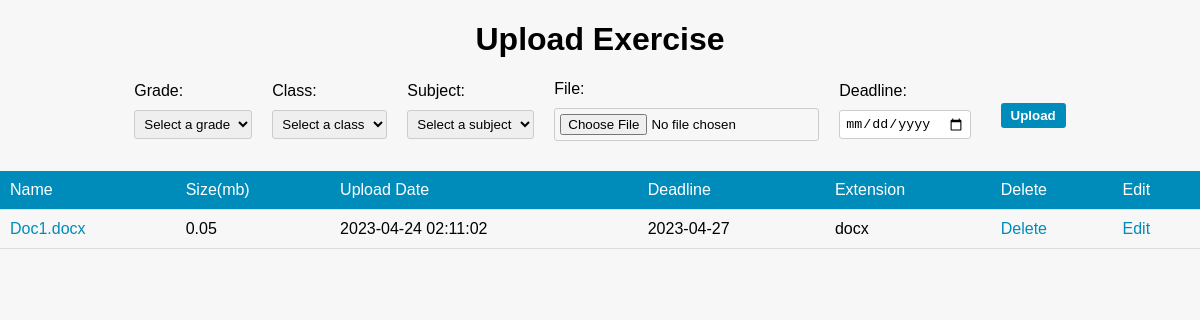
/ex_upload.php, run on the app's committed database.
### tables this page shows
CREATE TABLE IF NOT EXISTS `exercise` (
  `exerciseID` int NOT NULL AUTO_INCREMENT,
  `grade` int NOT NULL,
  `class` varchar(50) NOT NULL,
  `subjectCode` varchar(10) NOT NULL,
  `file_name` varchar(255) DEFAULT NULL,
  `file_size` int DEFAULT NULL,
  `file_type` varchar(50) DEFAULT NULL,
  `file_path` varchar(255) DEFAULT NULL,
  `deadline` date DEFAULT NULL,
  `upload_date` timestamp NULL DEFAULT NULL,
  `staffCode` varchar(20) DEFAULT NULL,
  PRIMARY KEY (`exerciseID`)
);

### ex_upload.php (the view, shortened to what this page needs)
<!DOCTYPE html>
<html>
    <head>
        <link href="css/ex_upload.css" rel="stylesheet" type="text/css"/>
    </head>
    <body>
        <h1>Upload Exercise</h1>
        <form name="uploadForm" action="<?php echo htmlspecialchars($_SERVER["PHP_SELF"]); ?>" method="POST" enctype="multipart/form-data" onsubmit="return validateForm()">
            <div class="form-group">
                <label for="grade">Grade:</label>
                <select name="grade" id="grade">
                    <option value="">Select a grade</option>
                </select>
            </div>
            <div class="form-group">
                <label for="class">Class:</label>
                <select name="class" id="class">
                    <option value="">Select a class</option>
                </select>
            </div>
            <div class="form-group">
                <label for="subject">Subject:</label>
                <select name="subject" id="subject">
                    <option value="">Select a subject</option>
                </select>
            </div>
            <div class="form-group">
                <label for="file">File:</label>
                <input type="file" name="file" id="file">
            </div>
            <div class="form-group">
                <label for="deadline">Deadline:</label>
                <input type="date" name="deadline" id="deadline">
            </div>
            <input type="submit" value="Upload" name="submit">
        </form>
        <table>
            <tr>
                <th>Name</th>
                <th>Size(mb)</th>
                <th>Upload Date</th>
                <th>Deadline</th>
                <th>Extension</th>
                <th>Delete</th>
                <th>Edit</th>
            </tr>
            <?php
            $servername = "localhost";
            $username = "root";
            $password = "";
            $dbname = "fyp";
            $conn = new mysqli($servername, $username, $password, $dbname);
            $sql = "SELECT * FROM exercise";
            $result = $conn->query($sql);
            if ($result->num_rows > 0) {
                while ($row = $result->fetch_assoc()) {
                    $fileSizeMb = round(($row["file_size"] / 1048576), 2);
                    $extension = pathinfo($row["file_name"], PATHINFO_EXTENSION);
                    echo "<tr>";
                    echo "<td><a href='" . $row["file_path"] . "' target='_blank'>" . $row["file_name"] . "</a></td>";
                    echo "<td>" . $fileSizeMb . "</td>";
                    echo "<td>" . $row["upload_date"] . "</td>";
                    echo "<td>" . $row["deadline"] . "</td>";
                    echo "<td>" . $extension . "</td>";
                    echo "<td><a href='delete.php?id=" . $row["exerciseID"] . "' onclick='return confirm(\"Are you sure you want to delete this exercise?\")'>Delete</a></td>";
                    echo "<td><a href='javascript:void(0)' onclick='editExercise(" . $row["exerciseID"] . ")'>Edit</a></td>";
                    echo "</tr>";
                }
            } else {
                echo "<tr><td colspan='6'>No exercises found.</td></tr>";
            }
            ?>
        </table>
    </body>
</html>

### css/ex_upload.css (style rules this page uses)
body { font-family: Arial, sans-serif; background-color: #f7f7f7; margin: 0; padding: 0; }
h1 { text-align: center; }
form { display: flex; flex-wrap: wrap; justify-content: center; align-items: center; margin: 20px 0; }
label { width: 80px; }
select, input[type="file"], input[type="date"] { padding: 5px; margin: 10px 20px 10px 0; border-radius: 3px; border: 1px solid #ccc; }
input[type="submit"] { padding: 5px 10px; margin-left: 10px; border-radius: 3px; border: none; background-color: #008CBA; color: #fff; font-weight: bold; cursor: pointer; }
table { width: 100%; border-collapse: collapse; margin-top: 20px; }
th, td { padding: 10px; text-align: left; border-bottom: 1px solid #ddd; }
th { background-color: #008CBA; color: #fff; font-weight: normal; }
a { text-decoration: none; color: #008CBA; }
.form-group { display: flex; flex-direction: column; }

### data on the page
exercise: file_name "Doc1.docx", file_size "0.05", upload_date "2023-04-24 02:11:02", deadline "2023-04-27", file_name "docx"
